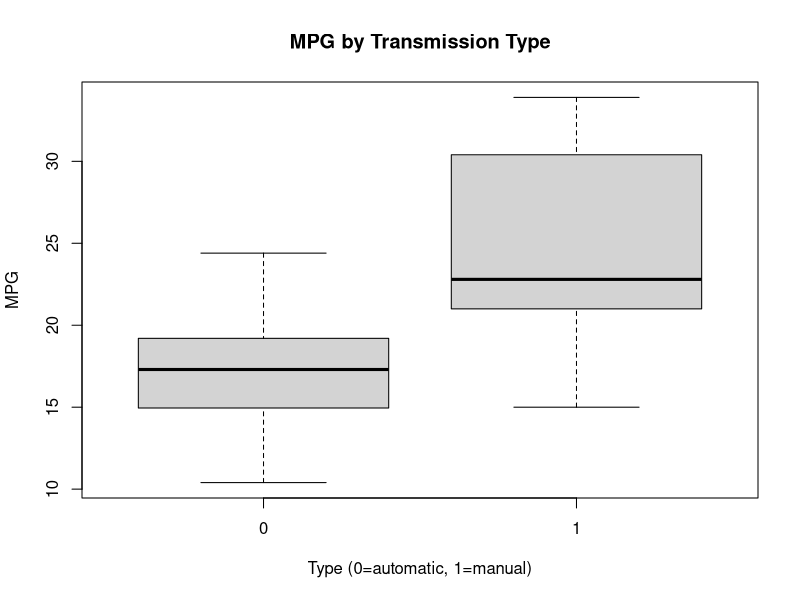

Write the R code that produced this figure. (Note: this script raises an error after producing the figure.)
## ---- chunk 1
data(mtcars)
?mtcars
## ---- chunk 2
summary(mtcars$mpg[mtcars$am==0])
summary(mtcars$mpg[mtcars$am==1])
## ---- chunk 3
fullReg<-lm(mpg~.,data=mtcars)
summary(fullReg)
## ---- chunk 4
stepReg<-step(fullReg,k=log(nrow(mtcars)))
summary(stepReg)
## ---- chunk 5
boxplot(mpg~am,data = mtcars, ylab = "MPG",xlab = "Type (0=automatic, 1=manual)",main = "MPG by Transmission Type")

## ---- chunk 6
par(mfrow = c(2, 2))
plot(amIntWtModel)
